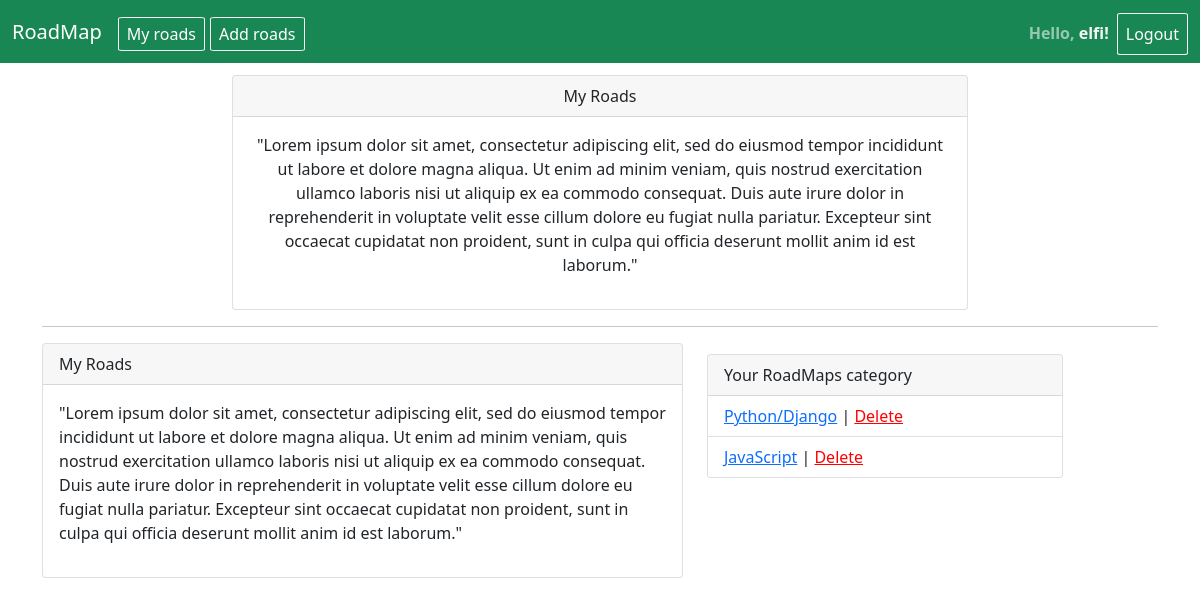
Before: /roads/ (signed in) with the older database file.
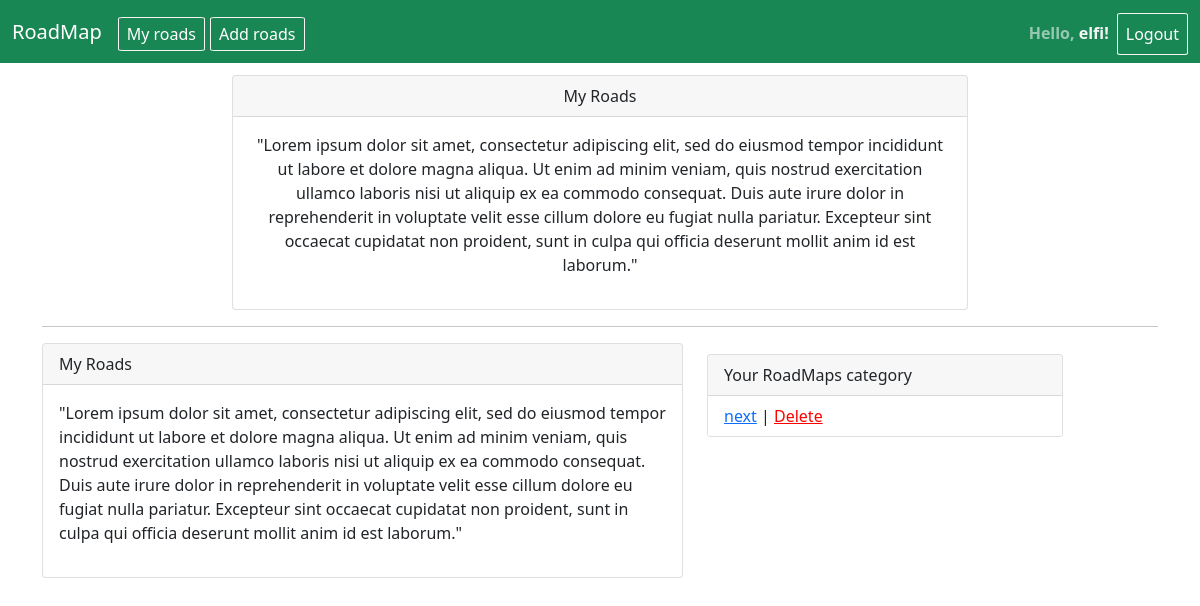
After: the same page with the newer database file.
### roadtrip/models.py (models this page shows, shortened)
class Category(models.Model):
    owner = models.ForeignKey(User, on_delete=models.CASCADE)
    target = models.CharField(User, max_length=100)
    pass

### roadtrip/views.py (the view)
# urls.py: path('roads/', views.myRoads, name="myRoads"),
def myRoads(request):
    model = Category.objects.filter(owner=request.user)
    return render(request, 'roadtrip/myroads.html', {'model' : model})

### roadtrip/templates/roadtrip/myroads.html
{% extends 'template.html' %}
{% block main %}
<div class="container">
    <div class="row justify-content-center">
            <div class="col-xs-12 col-md-8" style="text-align: center;">
                        <div class="card">
                  <div class="card-header">
                    My Roads
                  </div>
                  <div class="card-body">
                    <p>"Lorem ipsum dolor sit amet, consectetur adipiscing elit, sed do eiusmod tempor incididunt ut labore et dolore magna
                            aliqua. Ut enim ad minim veniam, quis nostrud exercitation ullamco laboris nisi ut aliquip ex ea commodo consequat.
                            Duis aute irure dolor in reprehenderit in voluptate velit esse cillum dolore eu fugiat nulla pariatur. Excepteur sint
                            occaecat cupidatat non proident, sunt in culpa qui officia deserunt mollit anim id est laborum."</p>
                  </div>
                        </div>
    </div>
</div>
<hr>
    <div class="row justify-xs-content-center justify-md-content-between">
    <div class="col-xs-12 col-md-7">
        <div class="card">
                  <div class="card-header">
                    My Roads
                  </div>
                  <div class="card-body">
                    <p>"Lorem ipsum dolor sit amet, consectetur adipiscing elit, sed do eiusmod tempor incididunt ut labore et dolore magna
                            aliqua. Ut enim ad minim veniam, quis nostrud exercitation ullamco laboris nisi ut aliquip ex ea commodo consequat.
                            Duis aute irure dolor in reprehenderit in voluptate velit esse cillum dolore eu fugiat nulla pariatur. Excepteur sint
                            occaecat cupidatat non proident, sunt in culpa qui officia deserunt mollit anim id est laborum."</p>
                  </div>
        </div>
    </div>
    <div class="col-xs-12 col-md-4" style="margin-top: 1%">
        <div class="card">
            <div class="card-header">Your RoadMaps category</div>
            {% if model %}
            <ul class="list-group list-group-flush">
                {% for category in model %}
                    <li class="list-group-item"><a href="{% url 'unit_detail' pk=category.pk %}">{{ category.target }}</a><span> | </span><span><a href="{% url 'delete_cat' pk=category.pk %}" style="color:red"> Delete</a></span></li>
                {% endfor %}
                {% else %}
                <li class="list-group-item">You have no categories. <a href="{% url 'addCat' %}">Add?</a></li>
                </ul>
            {% endif %}
            </div>
        </div>
    </div>
</div>
{% endblock %}

Changed rows visible on the page:
removed Category: target "Python/Django"
removed Category: target "JavaScript"
added Category: target "next"
